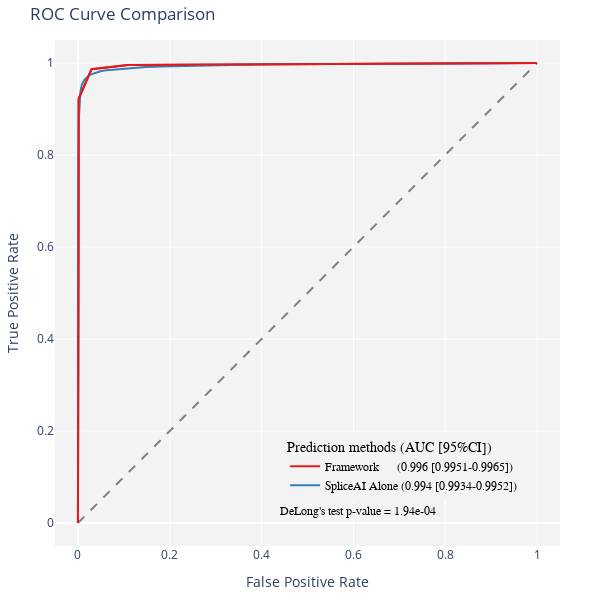

Write notebook code for a chart like this one.
### Code cell
import plotly.graph_objects as go
import numpy as np
from sklearn.metrics import roc_curve, roc_auc_score

# ROC curve (LABEL, PriorityScore)
fpr1, tpr1, thresholds1 = roc_curve(data['LABEL'], data['PriorityScore'])
auc1 = roc_auc_score(data['LABEL'], data['PriorityScore'])

fpr2, tpr2, thresholds2 = roc_curve(data['LABEL'], data['maxsplai'])
auc2 = roc_auc_score(data['LABEL'], data['maxsplai'])

# Calculate optimal threshold from ROC curve by Youden's J statistic
Youden_index = np.argmax(tpr1 - fpr1)
optimal_threshold = thresholds1[Youden_index]
print('Optimal threshold (using Youden index):', optimal_threshold)

# plot ROC curve using Plotly
fig = go.Figure()

# Add traces
fig.add_trace(go.Scatter(
    x=fpr1, y=tpr1, mode='lines', 
    name=f"Framework      ({auc1:.3f} [{cilower1:.4f}-{ciupper1:.4f}])", 
    line=dict(color='#E41A1C', width=2))
    )
fig.add_trace(go.Scatter(
    x=fpr2, y=tpr2, mode='lines', 
    name=f"SpliceAI Alone ({auc2:.3f} [{cilower2:.4f}-{ciupper2:.4f}])", 
    line=dict(color='#377EB8', width=2))
    )
fig.add_trace(go.Scatter(
    x=[0, 1], y=[0, 1], mode='lines', name='Chance', 
    line=dict(color='gray', width=2, dash='dash'), showlegend=False)
    )

# Add an annotation
fig.add_annotation(x=0.6, y=0.05, xref="paper", yref="paper",
                   text=f"DeLong's test p-value = {10**p_value_log[0][0]:.2e}",
                   showarrow=False,
                   font=dict(family="Arial, sans-serif", size=12, color="black"),
                   bgcolor='rgba(243, 243, 243, 1)',
                #    bordercolor="black",
                   borderwidth=2)

# Add titles and labels
fig.update_layout(title='ROC Curve Comparison',
                  xaxis_title='False Positive Rate',
                  yaxis_title='True Positive Rate',
                  legend_title='Prediction methods (AUC [95%CI])',
                  plot_bgcolor='rgba(243, 243, 243, 1)',
                  paper_bgcolor='rgba(243, 243, 243, 0)',
                  legend=dict(y=0.09, x=0.925, xanchor='right', yanchor='bottom', 
                              bgcolor='rgba(243, 243, 243, 1)',
                              font=dict(family="Arial, sans-serif", size=12, color="black")),
                  margin=dict(l=40, r=40, t=40, b=40))

fig.update_xaxes(range=[-0.05, 1.05])
fig.update_yaxes(range=[-0.05, 1.05])
fig.update_layout(width=600, height=600)
fig.write_html("roc-auc.html")

# Add zoomed-in ROC curve in the top left corner
fig.add_trace(go.Scatter(
    x=fpr1, y=tpr1, mode='lines', 
    name=f"Framework      ({auc1:.12f} [{cilower1:.12f}-{ciupper1:.4f}])", 
    line=dict(color='#E41A1C', width=2), showlegend=False)
    )


# Show figure
fig.show()

### Figure 1 — Plotly figure (JSON) as saved in the notebook; plotly's stock layout.template omitted (floating-point values rounded to 4 significant figures)
{"data": [{"line": {"color": "#E41A1C", "width": 2}, "mode": "lines", "name": "Framework      (0.996 [0.9951-0.9965])", "type": "scatter", "x": [0, 0, 0, 0, 0, 0.0001479, 0.0002324, 0.001479, 0.02955, 0.1091, 1], "y": [0, 0.1996, 0.3085, 0.5511, 0.6377, 0.721, 0.8163, 0.9223, 0.9864, 0.9956, 1]}, {"line": {"color": "#377EB8", "width": 2}, "mode": "lines", "name": "SpliceAI Alone (0.994 [0.9934-0.9952])", "type": "scatter", "x": [0, 6.337e-05, 0.000169, 0.0002746, 0.0004647, 0.0005492, 0.0005914, 0.0006337, 0.0006337, 0.0006337, 0.0006759, 0.0007815, 0.0007815, 0.0008449, 0.0009294, 0.0009928, 0.001035, 0.001077, 0.001141, 0.001183, 0.001225, 0.001246, 0.00131, 0.001373, 0.001394, 0.001457, 0.001563, 0.001605, 0.001626, 0.001669, 0.001711, 0.001732, 0.001795, 0.001817, 0.001901, 0.002049, 0.002176, 0.00226, 0.002471, 0.002556, 0.002661, 0.002767, 0.002852, 0.002957, 0.003084, 0.003274, 0.003528, 0.003697, 0.00395, 0.004034, 0.004161, 0.00433, 0.004415, 0.004626, 0.004858, 0.005069, 0.005196, 0.005513, 0.005745, 0.006126, 0.006442, 0.006928, 0.007224, 0.007668, 0.007963, 0.008449, 0.008808, 0.009379, 0.01016, 0.01069, 0.0113, 0.01212, 0.01312, 0.01409, 0.01512, 0.01637, 0.01785, 0.0195, 0.02114, 0.02288, 0.02461, 0.02706, 0.03008, 0.03314, 0.03612, 0.03977, 0.04429, 0.04928, 0.05481, 0.06124, 0.06945, 0.07917, 0.09036, 0.1056, 0.1239, 0.1475, 0.1807, 0.2262, 0.2945, 0.4107, 0.6846, 1], "y": [0, 0.1972, 0.4082, 0.4989, 0.5533, 0.5911, 0.6207, 0.6434, 0.6658, 0.6842, 0.702, 0.7166, 0.7281, 0.7364, 0.748, 0.7584, 0.768, 0.7768, 0.7868, 0.7942, 0.8002, 0.8074, 0.8138, 0.8187, 0.8239, 0.8299, 0.8362, 0.8418, 0.8459, 0.851, 0.8566, 0.8602, 0.8636, 0.8679, 0.8721, 0.8781, 0.8819, 0.8862, 0.8897, 0.892, 0.8951, 0.8983, 0.902, 0.9058, 0.9085, 0.9117, 0.9152, 0.9178, 0.9205, 0.9222, 0.9248, 0.9273, 0.9287, 0.9296, 0.9311, 0.934, 0.9357, 0.938, 0.9406, 0.942, 0.9441, 0.9461, 0.9477, 0.9495, 0.9508, 0.9523, 0.9535, 0.9548, 0.956, 0.9577, 0.9586, 0.9607, 0.9621, 0.9632, 0.9648, 0.9662, 0.9675, 0.9686, 0.9703, 0.972, 0.9734, 0.975, 0.9758, 0.9772, 0.978, 0.9794, 0.9805, 0.9819, 0.9832, 0.9841, 0.9848, 0.9858, 0.987, 0.9882, 0.9897, 0.9911, 0.9924, 0.9934, 0.9951, 0.9971, 0.9986, 1]}, {"line": {"color": "gray", "dash": "dash", "width": 2}, "mode": "lines", "name": "Chance", "showlegend": false, "type": "scatter", "x": [0, 1], "y": [0, 1]}, {"line": {"color": "#E41A1C", "width": 2}, "mode": "lines", "name": "Framework      (0.995800320670 [0.995074566152-0.9965])", "showlegend": false, "type": "scatter", "x": [0, 0, 0, 0, 0, 0.0001479, 0.0002324, 0.001479, 0.02955, 0.1091, 1], "y": [0, 0.1996, 0.3085, 0.5511, 0.6377, 0.721, 0.8163, 0.9223, 0.9864, 0.9956, 1]}], "layout": {"annotations": [{"bgcolor": "rgba(243, 243, 243, 1)", "borderwidth": 2, "font": {"color": "black", "family": "Arial, sans-serif", "size": 12}, "showarrow": false, "text": "DeLong's test p-value = 1.94e-04", "x": 0.6, "xref": "paper", "y": 0.05, "yref": "paper"}], "height": 600, "legend": {"bgcolor": "rgba(243, 243, 243, 1)", "font": {"color": "black", "family": "Arial, sans-serif", "size": 12}, "title": {"text": "Prediction methods (AUC [95%CI])"}, "x": 0.925, "xanchor": "right", "y": 0.09, "yanchor": "bottom"}, "margin": {"b": 40, "l": 40, "r": 40, "t": 40}, "paper_bgcolor": "rgba(243, 243, 243, 0)", "plot_bgcolor": "rgba(243, 243, 243, 1)", "title": {"text": "ROC Curve Comparison"}, "width": 600, "xaxis": {"range": [-0.05, 1.05], "title": {"text": "False Positive Rate"}}, "yaxis": {"range": [-0.05, 1.05], "title": {"text": "True Positive Rate"}}}}
